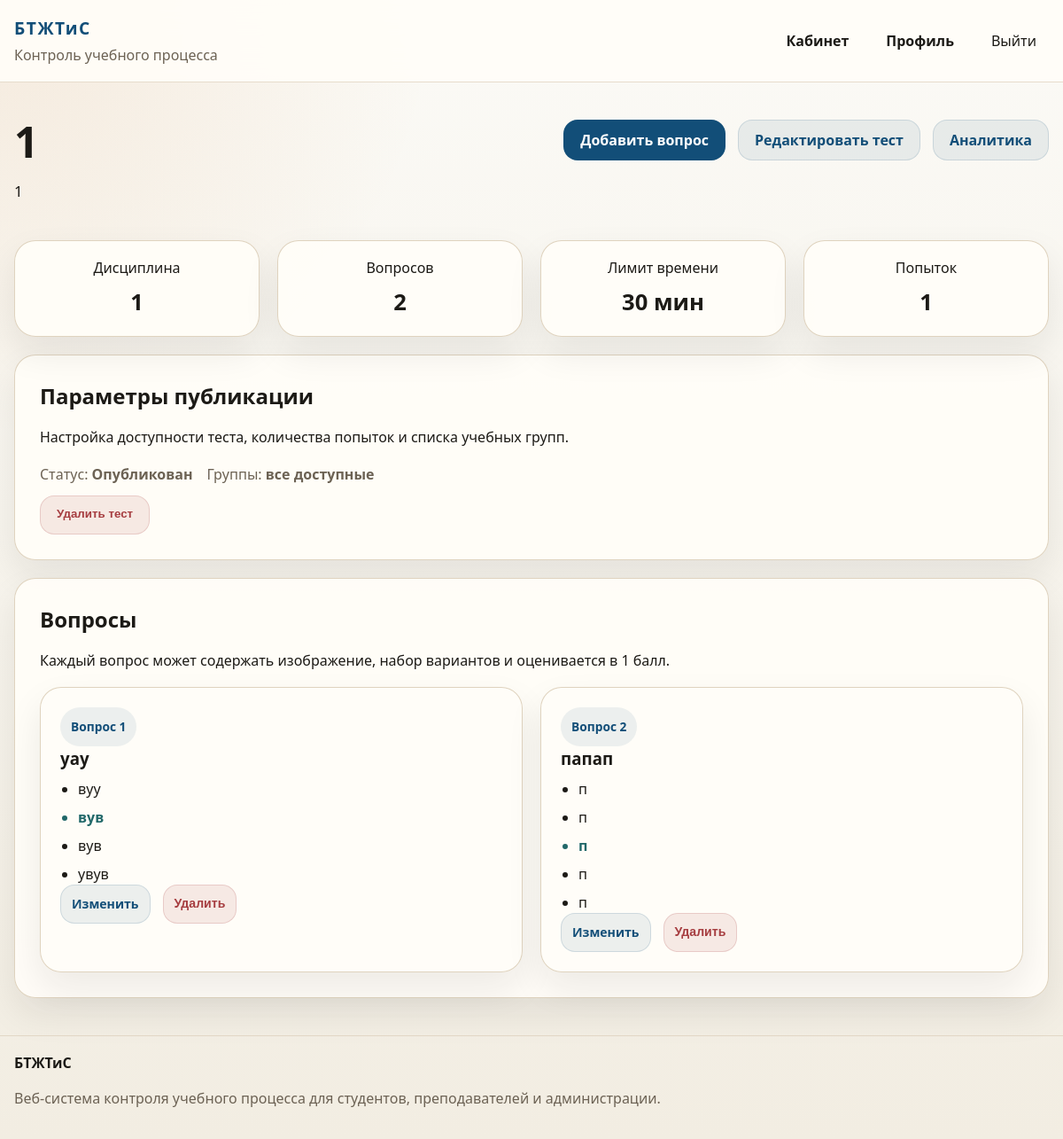
Page /teacher/tests/3/ (signed in) on the committed database.
### education/models.py (models this page shows, shortened)
class Test(models.Model):
    title = models.CharField("Название теста", max_length=200)
    description = models.TextField("Описание", blank=True)
    discipline = models.ForeignKey(
        Discipline,
        on_delete=models.CASCADE,
        related_name="tests",
        verbose_name="Дисциплина",
    )
    author = models.ForeignKey(
        settings.AUTH_USER_MODEL,
        on_delete=models.CASCADE,
        related_name="created_tests",
        limit_choices_to={"role": ROLE_TEACHER},
        verbose_name="Автор",
    )
    groups = models.ManyToManyField(
        AcademicGroup,
        through="TestGroup",
        through_fields=("test", "group"),
        related_name="tests",
        blank=True,
        verbose_name="Доступные группы",
    )
    time_limit_minutes = models.PositiveIntegerField("Лимит времени (мин.)", default=30)
    max_attempts = models.PositiveIntegerField("Максимум попыток", default=1)
    is_published = models.BooleanField("Опубликован", default=False)
    available_from = models.DateTimeField("Доступен с", blank=True, null=True)
    available_to = models.DateTimeField("Доступен до", blank=True, null=True)
    created_at = models.DateTimeField("Создан", auto_now_add=True)
    updated_at = models.DateTimeField("Обновлён", auto_now=True)
    class Meta:
        db_table = "tests"
        ordering = ["-updated_at", "title"]
        verbose_name = "Тест"
        verbose_name_plural = "Тесты"
    @property
    def question_count(self):
        return self.questions.count()

class Discipline(models.Model):
    name = models.CharField("Дисциплина", max_length=120, unique=True)
    code = models.CharField("Код", max_length=20, blank=True)
    description = models.TextField("Описание", blank=True)
    teachers = models.ManyToManyField(
        settings.AUTH_USER_MODEL,
        related_name="disciplines_taught",
        blank=True,
        limit_choices_to={"role": ROLE_TEACHER},
        verbose_name="Преподаватели",
    )
    groups = models.ManyToManyField(
        AcademicGroup,
        through="DisciplineGroup",
        through_fields=("discipline", "group"),
        related_name="disciplines",
        blank=True,
        verbose_name="Учебные группы",
    )
    class Meta:
        db_table = "disciplines"
        ordering = ["name"]
        verbose_name = "Дисциплина"
        verbose_name_plural = "Дисциплины"

class Question(models.Model):
    test = models.ForeignKey(Test, on_delete=models.CASCADE, related_name="questions", verbose_name="Тест")
    text = models.TextField("Текст вопроса")
    image = models.ImageField("Изображение", upload_to="questions/", blank=True, null=True)
    order = models.PositiveIntegerField("Порядок", default=1)
    class Meta:
        db_table = "questions"
        ordering = ["order", "id"]
        unique_together = ("test", "order")
        verbose_name = "Вопрос"
        verbose_name_plural = "Вопросы"

class AnswerOption(models.Model):
    question = models.ForeignKey(
        Question,
        on_delete=models.CASCADE,
        related_name="options",
        verbose_name="Вопрос",
    )
    text = models.CharField("Вариант ответа", max_length=255)
    is_correct = models.BooleanField("Правильный", default=False)
    order = models.PositiveIntegerField("Порядок", default=1)
    class Meta:
        db_table = "answer_options"
        ordering = ["order", "id"]
        unique_together = ("question", "order")
        verbose_name = "Вариант ответа"
        verbose_name_plural = "Варианты ответов"

### education/views.py (the view)
# urls.py: path("teacher/tests/<int:pk>/", views.test_preview, name="test_preview"),
@role_required(User.Role.TEACHER)
def test_preview(request, pk):
    test = get_object_or_404(
        Test.objects.select_related("discipline", "author").prefetch_related("questions__options", "groups"),
        pk=pk,
        author=request.user,
    )
    return render(request, "education/test_preview.html", {"test": test})

### education/context_processors.py (called while the page is built)
def site_meta(request):
    view_name = getattr(getattr(request, "resolver_match", None), "view_name", "")
    meta = DEFAULT_META | ROUTE_META.get(view_name, {})
    meta["url"] = request.build_absolute_uri()
    meta["image"] = request.build_absolute_uri(static("education/img/og-cover.svg"))
    meta["og_title"] = meta["title"]
    return {
        "site_meta": meta,
        "current_view_name": view_name,
    }

### education/models.py (called while the page is built)
    @property
    def is_administrator(self):
        return self.role == self.Role.ADMINISTRATOR or self.is_superuser

### education/utils.py (called while the page is built)
def role_required(*roles):
    def decorator(view_func):
        @wraps(view_func)
        def _wrapped_view(request, *args, **kwargs):
            if not request.user.is_authenticated:
                return redirect("login")
            if request.user.is_superuser or request.user.role in roles:
                return view_func(request, *args, **kwargs)
            messages.error(request, "У вас нет доступа к данному разделу.")
            return redirect(dashboard_url_for(request.user))
        return _wrapped_view
    return decorator

### templates/education/test_preview.html (shortened to what this page needs)
{% extends "base.html" %}
{% block content %}
<section class="section">
    <div class="container">
        <div class="page-head page-head-inline">
            <div>
                <h1>{{ test.title }}</h1>
                <p>{{ test.description|default:"Описание теста пока не добавлено." }}</p>
            </div>
            <div class="head-actions">
                <a class="btn btn-primary" href="{% url 'education:question_create' test.pk %}">Добавить вопрос</a>
                <a class="btn btn-secondary" href="{% url 'education:test_update' test.pk %}">Редактировать тест</a>
                <a class="btn btn-secondary" href="{% url 'education:report_detail' test.pk %}">Аналитика</a>
            </div>
        </div>
        <div class="stats-strip">
            <article class="mini-stat"><span>Дисциплина</span><strong>{{ test.discipline.name }}</strong></article>
            <article class="mini-stat"><span>Вопросов</span><strong>{{ test.question_count }}</strong></article>
            <article class="mini-stat"><span>Лимит времени</span><strong>{{ test.time_limit_minutes }} мин</strong></article>
            <article class="mini-stat"><span>Попыток</span><strong>{{ test.max_attempts }}</strong></article>
        </div>
        <section class="panel panel-top-space">
            <div class="section-head">
                <h2>Параметры публикации</h2>
                <p>Настройка доступности теста, количества попыток и списка учебных групп.</p>
            </div>
            <div class="meta-list">
                <span>Статус: <strong>{{ test.is_published|yesno:"Опубликован,Черновик" }}</strong></span>
                <span>Группы: <strong>{{ test.groups.all|join:", "|default:"все доступные" }}</strong></span>
            </div>
            <form method="post" action="{% url 'education:test_delete' test.pk %}" class="inline-form danger-zone">
                <button type="submit" class="btn btn-danger" data-confirm-message="Удалить тест?">Удалить тест</button>
            </form>
        </section>
        <section class="panel panel-top-space">
            <div class="section-head">
                <h2>Вопросы</h2>
                <p>Каждый вопрос может содержать изображение, набор вариантов и оценивается в 1 балл.</p>
            </div>
            <div class="cards-grid">
                {% for question in test.questions.all %}
                    <article class="feature-card question-card">
                        <div class="question-head">
                            <span class="pill">Вопрос {{ question.order }}</span>
                        </div>
                        <h3>{{ question.text }}</h3>
                        <ul class="option-list">
                            {% for option in question.options.all %}
                                <li class="{% if option.is_correct %}correct-option{% endif %}">
                                    {{ option.text }}
                                </li>
                            {% endfor %}
                        </ul>
                        <div class="head-actions">
                            <a class="btn btn-secondary btn-small" href="{% url 'education:question_update' test.pk question.pk %}">Изменить</a>
                            <form method="post" action="{% url 'education:question_delete' test.pk question.pk %}">
                                <button type="submit" class="btn btn-danger btn-small" data-confirm-message="Удалить вопрос?">Удалить</button>
                            </form>
                        </div>
                    </article>
                {% empty %}
                    <article class="feature-card">
                        <h3>Вопросов пока нет</h3>
                        <p>Начните наполнение теста с первого вопроса и вариантов ответов.</p>
                    </article>
                {% endfor %}
            </div>
        </section>
    </div>
</section>
{% endblock %}

### static/education/css/styles.css (style rules this page uses)
:root { --bg: #f6f4ee; --surface: #fffdf8; --surface-alt: #efe8d9; --border: #dccfb9; --text: #1c1a16; --muted: #6c6254; --primary: #124e78; --primary-dark: #0d3958; --accent: #cb7c2f; --danger: #a63d40; --success: #216869; --shadow: 0 18px 40px rgba(28, 26, 22, 0.08); --radius: 24px; }
html { min-width: 320px; }
*, *::before, *::after { box-sizing: border-box; }
:where(*, *::before, *::after) { min-width: 0; }
body { margin: 0; min-height: 100svh; display: flex; flex-direction: column; font-family: "Segoe UI", Tahoma, Geneva, Verdana, sans-serif; background: radial-gradient(circle at top left, rgba(203, 124, 47, 0.12), transparent 28%), linear-gradient(180deg, #fbfaf6 0%, #f2ede2 100%); color: var(--text); line-height: 1.5; overflow-wrap: break-word; }
a { color: inherit; text-decoration: none; text-decoration-skip-ink: auto; }
:where(a, button, input, select, textarea):focus-visible { outline: 3px solid rgba(18, 78, 120, 0.25); outline-offset: 3px; }
:where(h1, h2, h3, .brand-text, .table-muted, .quick-link) { overflow-wrap: anywhere; }
:where(.btn, .nav-button, .main-nav a, .quick-link, .pill) { max-width: 100%; min-height: 44px; line-height: 1.25; text-align: center; white-space: normal; }
.container { width: min(1180px, calc(100% - 32px)); margin: 0 auto; }
.header-inner, .footer-inner, .page-head-inline, .head-actions, .main-nav, .hero-actions, .hero-note, .quick-links, .test-meta, .test-actions, .filters-row, .filters-actions, .actions-cell, .checkbox-line, .form-actions, .log-item, .answer-row { display: flex; align-items: center; gap: 14px; }
.brand-text, .field-help, .table-muted, .muted, .site-footer p, .hero-note, .meta-line, .meta-list, .details-content, .filters-row label { color: var(--muted); }
.head-actions, .hero-actions, .test-actions, .filters-actions, .form-actions, .actions-cell { flex-wrap: wrap; }
.section, .hero { padding: 42px 0; }
.hero-grid, .dashboard-grid, .cards-grid, .stat-grid, .stats-strip, .stats-strip-wide, .form-grid, .formset-grid { display: grid; gap: 20px; }
.hero h1, .page-head h1 { margin: 0 0 12px; font-size: clamp(2rem, 4vw, 3.6rem); line-height: 1.05; }
.hero-text, .page-head p { font-size: 1.05rem; line-height: 1.7; max-width: 760px; }
.hero-panel, .panel, .feature-card, .mini-stat, .stat-card, .details-card { background: rgba(255, 253, 248, 0.94); border: 1px solid rgba(220, 207, 185, 0.9); border-radius: var(--radius); box-shadow: var(--shadow); }
.hero-panel, .panel { padding: 28px; }
.eyebrow, .pill { display: inline-flex; align-items: center; gap: 8px; padding: 8px 12px; border-radius: 999px; background: rgba(18, 78, 120, 0.08); color: var(--primary); font-size: 0.86rem; font-weight: 700; }
.stat-grid, .stats-strip { grid-template-columns: repeat(auto-fit, minmax(150px, 1fr)); }
.stat-card, .mini-stat { padding: 18px; text-align: center; }
.stat-card span, .mini-stat span { display: block; overflow-wrap: normal; text-wrap: balance; }
.stat-card strong, .mini-stat strong { display: block; margin-top: 8px; font-size: 1.6rem; text-align: center; }
.cards-grid { grid-template-columns: repeat(auto-fit, minmax(260px, 1fr)); }
.feature-card { padding: 22px; }
.section-head { margin-bottom: 18px; }
:where(.section-head, .page-head) > :last-child { margin-bottom: 0; }
.section-head h2, .feature-card h3, .details-card summary { margin: 0 0 8px; }
.btn { display: inline-flex; justify-content: center; align-items: center; gap: 8px; padding: 12px 18px; border-radius: 16px; border: 1px solid transparent; font-weight: 700; cursor: pointer; overflow-wrap: anywhere; transition: transform 0.2s ease, box-shadow 0.2s ease, background 0.2s ease; }
.btn-primary { background: var(--primary); color: #fff; }
.btn-secondary { background: rgba(18, 78, 120, 0.08); color: var(--primary); border-color: rgba(18, 78, 120, 0.14); }
.btn-danger { background: rgba(166, 61, 64, 0.1); color: var(--danger); border-color: rgba(166, 61, 64, 0.18); }
.btn-small { padding: 9px 12px; font-size: 0.88rem; }
.page-head { margin-bottom: 24px; }
.page-head-inline { justify-content: space-between; align-items: flex-start; }
.panel-top-space { margin-top: 20px; }
.inline-form, .danger-zone { display: inline-flex; }
.danger-zone { margin-top: 12px; }
.question-head, .meta-list, .meta-line { display: flex; flex-wrap: wrap; gap: 10px 16px; }
.option-list { margin: 0; padding-left: 20px; display: grid; gap: 8px; }
.correct-option, .success-text { color: var(--success); font-weight: 700; }

### rows in the picture
Test: title "1", description "1", discipline.name "1", question_count "2", time_limit_minutes "30", max_attempts "1", is_published "Опубликован", groups.all "все доступные"
Question: order "1", text "уау"
AnswerOption: text "вуу"
AnswerOption: text "вув"
AnswerOption: text "вув"
AnswerOption: text "увув"
Question: order "2", text "папап"
AnswerOption: text "п"
AnswerOption: text "п"
AnswerOption: text "п"
AnswerOption: text "п"
AnswerOption: text "п"
